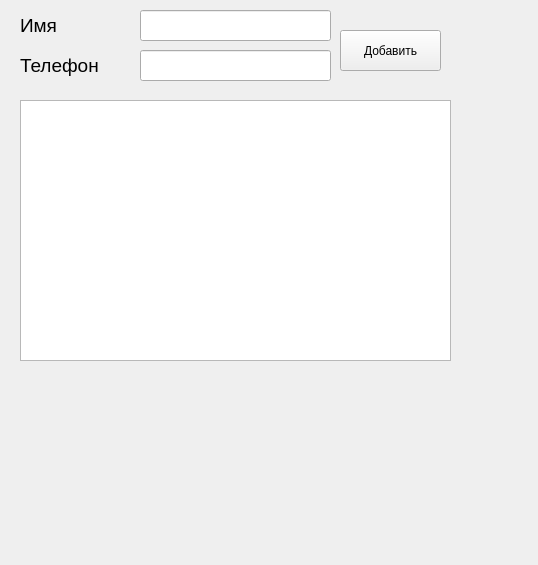
<?xml version="1.0" encoding="UTF-8"?>
<ui version="4.0">
 <class>Form</class>
 <widget class="QWidget" name="Form">
  <property name="geometry">
   <rect>
    <x>0</x>
    <y>0</y>
    <width>538</width>
    <height>565</height>
   </rect>
  </property>
  <property name="windowTitle">
   <string>Form</string>
  </property>
  <widget class="QLabel" name="label">
   <property name="geometry">
    <rect>
     <x>20</x>
     <y>10</y>
     <width>71</width>
     <height>31</height>
    </rect>
   </property>
   <property name="text">
    <string>&lt;html&gt;&lt;head/&gt;&lt;body&gt;&lt;p&gt;&lt;span style=&quot; font-size:14pt;&quot;&gt;Имя&lt;/span&gt;&lt;/p&gt;&lt;/body&gt;&lt;/html&gt;</string>
   </property>
  </widget>
  <widget class="QLineEdit" name="lineEdit">
   <property name="geometry">
    <rect>
     <x>140</x>
     <y>10</y>
     <width>191</width>
     <height>31</height>
    </rect>
   </property>
   <property name="text">
    <string/>
   </property>
  </widget>
  <widget class="QLabel" name="label_2">
   <property name="geometry">
    <rect>
     <x>20</x>
     <y>40</y>
     <width>141</width>
     <height>51</height>
    </rect>
   </property>
   <property name="text">
    <string>&lt;html&gt;&lt;head/&gt;&lt;body&gt;&lt;p&gt;&lt;span style=&quot; font-size:14pt;&quot;&gt;Телефон&lt;/span&gt;&lt;/p&gt;&lt;/body&gt;&lt;/html&gt;</string>
   </property>
  </widget>
  <widget class="QLineEdit" name="lineEdit_2">
   <property name="geometry">
    <rect>
     <x>140</x>
     <y>50</y>
     <width>191</width>
     <height>31</height>
    </rect>
   </property>
  </widget>
  <widget class="QPushButton" name="pushButton">
   <property name="geometry">
    <rect>
     <x>340</x>
     <y>30</y>
     <width>101</width>
     <height>41</height>
    </rect>
   </property>
   <property name="text">
    <string>Добавить</string>
   </property>
  </widget>
  <widget class="QListWidget" name="listWidget">
   <property name="geometry">
    <rect>
     <x>20</x>
     <y>100</y>
     <width>431</width>
     <height>261</height>
    </rect>
   </property>
  </widget>
 </widget>
 <resources/>
 <connections/>
 <buttongroups>
  <buttongroup name="buttonGroup_binary"/>
  <buttongroup name="buttonGroup_digits"/>
 </buttongroups>
</ui>
